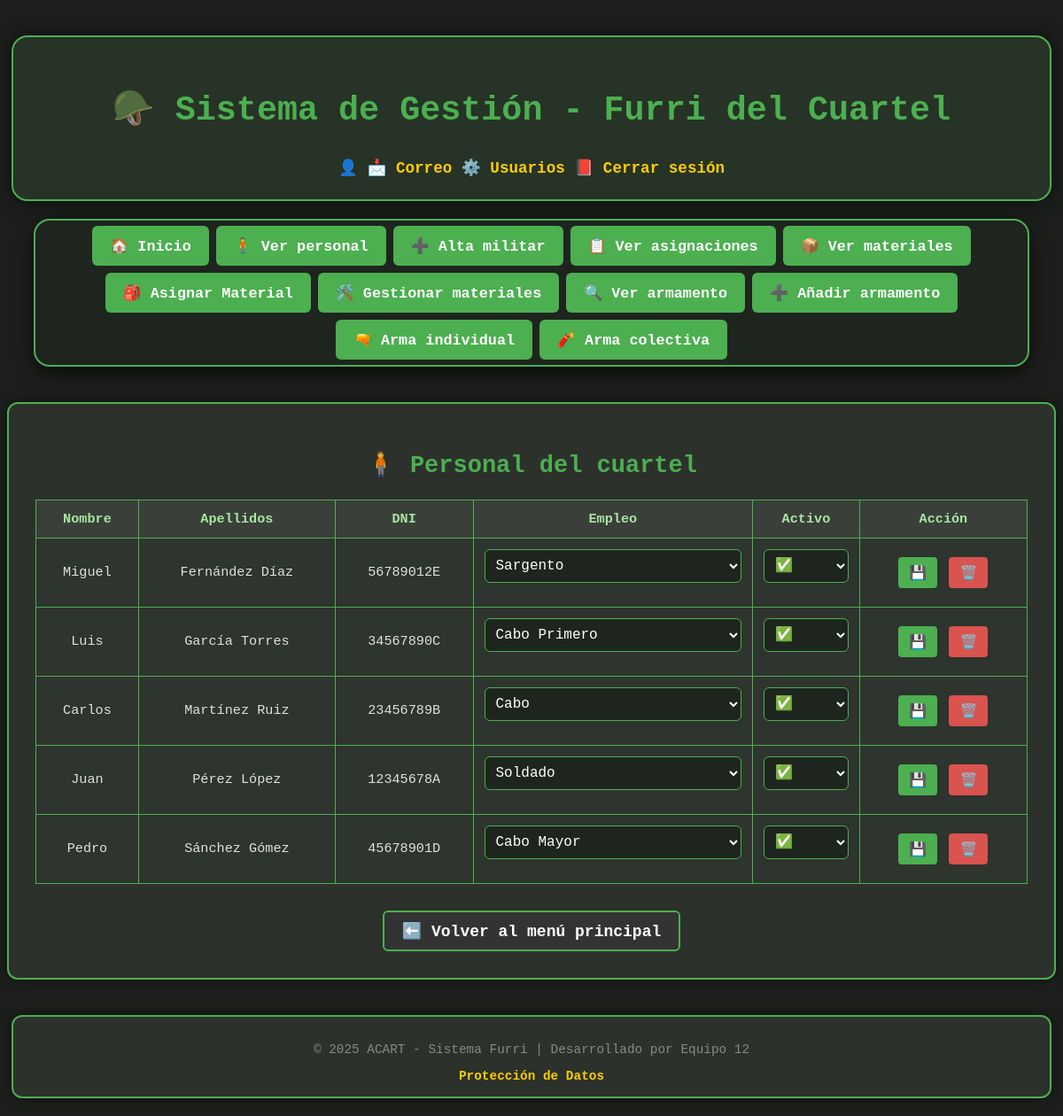
Screenshot of /ver_personal.php (signed in) with the database file from the repository.
### tables this page shows
CREATE TABLE PERSONAS (
    id_personal INT AUTO_INCREMENT PRIMARY KEY,
    nombre VARCHAR(50) NOT NULL,
    apellidos VARCHAR(150) NOT NULL,
    dni VARCHAR(15) UNIQUE NOT NULL,
    empleo_id INT,
    activo BOOLEAN DEFAULT TRUE,
    FOREIGN KEY (empleo_id) REFERENCES EMPLEOS(id_empleo)
);

CREATE TABLE EMPLEOS (
    id_empleo INT AUTO_INCREMENT PRIMARY KEY,
    nombre_empleo VARCHAR(50) NOT NULL
);

### ver_personal.php (the view, shortened to what this page needs)
<?php
include 'header.php';
include 'conexion.php';
$puede_editar_personal = in_array($_SESSION['rol'], ['admin', 'oficina']);
$puede_ver_dni = in_array($_SESSION['rol'], ['admin', 'oficina']);
$pagina = isset($_GET['pagina']) ? max(1, intval($_GET['pagina'])) : 1;
$por_pagina = 10;
$offset = ($pagina - 1) * $por_pagina;
$personas = $conexion->query("SELECT p.*, e.nombre_empleo FROM PERSONAS p LEFT JOIN EMPLEOS e ON p.empleo_id = e.id_empleo ORDER BY apellidos, nombre LIMIT $por_pagina OFFSET $offset")->fetch_all(MYSQLI_ASSOC);
$empleos = $conexion->query("SELECT id_empleo, nombre_empleo FROM EMPLEOS")->fetch_all(MYSQLI_ASSOC);
?>
<!DOCTYPE html>
<html lang="es">
<head>
    <link rel="stylesheet" href="estilo.css">
</head>
<body>
<?php include 'nav.php'; ?>
<main class="contenedor">
    <h2>🧍 Personal del cuartel</h2>
    <table>
        <tr>
            <th>Nombre</th><th>Apellidos</th><?= $puede_ver_dni ? '<th>DNI</th>' : '' ?><th>Empleo</th><th>Activo</th><?= $puede_editar_personal ? '<th>Acción</th>' : '' ?>
        </tr>
        <?php foreach ($personas as $p): ?>
        <tr>
        <?php if ($puede_editar_personal): ?>
            <form method="POST">
                <td><?= htmlspecialchars($p['nombre']) ?></td>
                <td><?= htmlspecialchars($p['apellidos']) ?></td>
                <?php if ($puede_ver_dni): ?><td><?= htmlspecialchars($p['dni']) ?></td><?php endif; ?>
                <td>
                    <select name="empleo_id">
                        <?php foreach ($empleos as $e): ?>
                            <option value="<?= $e['id_empleo'] ?>" <?= $e['id_empleo'] == $p['empleo_id'] ? 'selected' : '' ?>><?= $e['nombre_empleo'] ?></option>
                        <?php endforeach; ?>
                    </select>
                </td>
                <td>
                    <select name="activo">
                        <option value="1" <?= $p['activo'] ? 'selected' : '' ?>>✅</option>
                    </select>
                </td>
                <td>
                    <button type="submit" class="boton-accion">💾</button>
                    <button type="button" class="boton-accion boton-rojo" onclick="if(confirm('¿Seguro que deseas eliminar a este militar?')) window.location.href='?eliminar=<?= $p['id_personal'] ?>&pagina=<?= $pagina ?>';">🗑️</button>
                </td>
            </form>
        <?php endif; ?>
        </tr>
        <?php endforeach; ?>
    </table>
    <div style="text-align: center; margin-top: 30px;">
        <a href="index.php" class="boton-volver">⬅️ Volver al menú principal</a>
    </div>
</main>
<?php include 'footer.php'; ?>
</body>
</html>

### estilo.css (style rules this page uses)
body { background-color: #1d1f1d; color: #e0e0e0; font-family: 'Courier New', monospace; margin: 0; padding: 0; }
h2, h3 { color: #4caf50; text-align: center; }
header, nav, .contenedor, .flex-wrapper, footer { max-width: 1100px; margin-left: auto; margin-right: auto; }
.contenedor { margin-top: 0; margin-bottom: 40px; padding: 30px; background-color: #2c312c; border: 2px solid #4caf50; border-radius: 12px; text-align: center; box-shadow: 0 0 14px #00000080; }
.boton-volver { display: inline-block; padding: 10px 20px; background-color: #333; color: #fff; border: 2px solid #4caf50; border-radius: 6px; text-decoration: none; font-weight: bold; transition: background-color 0.3s, border-color 0.3s; }
form { max-width: 100%; margin: 0 auto; }
input[type="text"], input[type="password"], input[type="email"], input[type="number"], select, textarea { width: 100%; padding: 10px; margin-bottom: 15px; border-radius: 5px; border: 1px solid #4caf50; background-color: #1e251e; color: white; font-size: 1rem; box-sizing: border-box; }
.boton-accion { background-color: #4CAF50; color: white; border: none; padding: 6px 10px; margin: 2px; border-radius: 4px; cursor: pointer; font-size: 1rem; transition: background-color 0.2s ease; }
.boton-rojo { background-color: #d9534f; }
table { width: 100%; border-collapse: collapse; margin-top: 10px; background-color: #2e342e; }
th, td { padding: 10px; border: 1px solid #4caf50; text-align: center; }
th { background-color: #3a3f3a; color: #a9e5a1; }
table input[type="text"], table input[type="email"], table select { width: 100%; box-sizing: border-box; background-color: #1e251e; color: white; border: 1px solid #4caf50; border-radius: 6px; padding: 8px; font-family: monospace; }
a { color: #ffcc00; text-decoration: none; font-weight: bold; }
@media (min-width: 1200px) { body { font-size: 18px; } }
@media (min-width: 1200px) { header, nav, .contenedor, .flex-wrapper, footer { max-width: 1300px; width: calc(100% - 80px); } }
@media (min-width: 1200px) { table { font-size: 0.95rem; } }
@media (min-width: 1200px) { th, td { padding: 12px; } }
@media (min-width: 1200px) { .boton-accion { padding: 8px 12px; font-size: 1rem; } }

### rows the page displays
personas: nombre "Miguel", apellidos "Fernández Díaz", dni "56789012E", empleo_id "Sargento", activo "✅"
personas: nombre "Luis", apellidos "García Torres", dni "34567890C", empleo_id "Cabo Primero", activo "✅"
personas: nombre "Carlos", apellidos "Martínez Ruiz", dni "23456789B", empleo_id "Cabo", activo "✅"
personas: nombre "Juan", apellidos "Pérez López", dni "12345678A", empleo_id "Soldado", activo "✅"
personas: nombre "Pedro", apellidos "Sánchez Gómez", dni "45678901D", empleo_id "Cabo Mayor", activo "✅"
